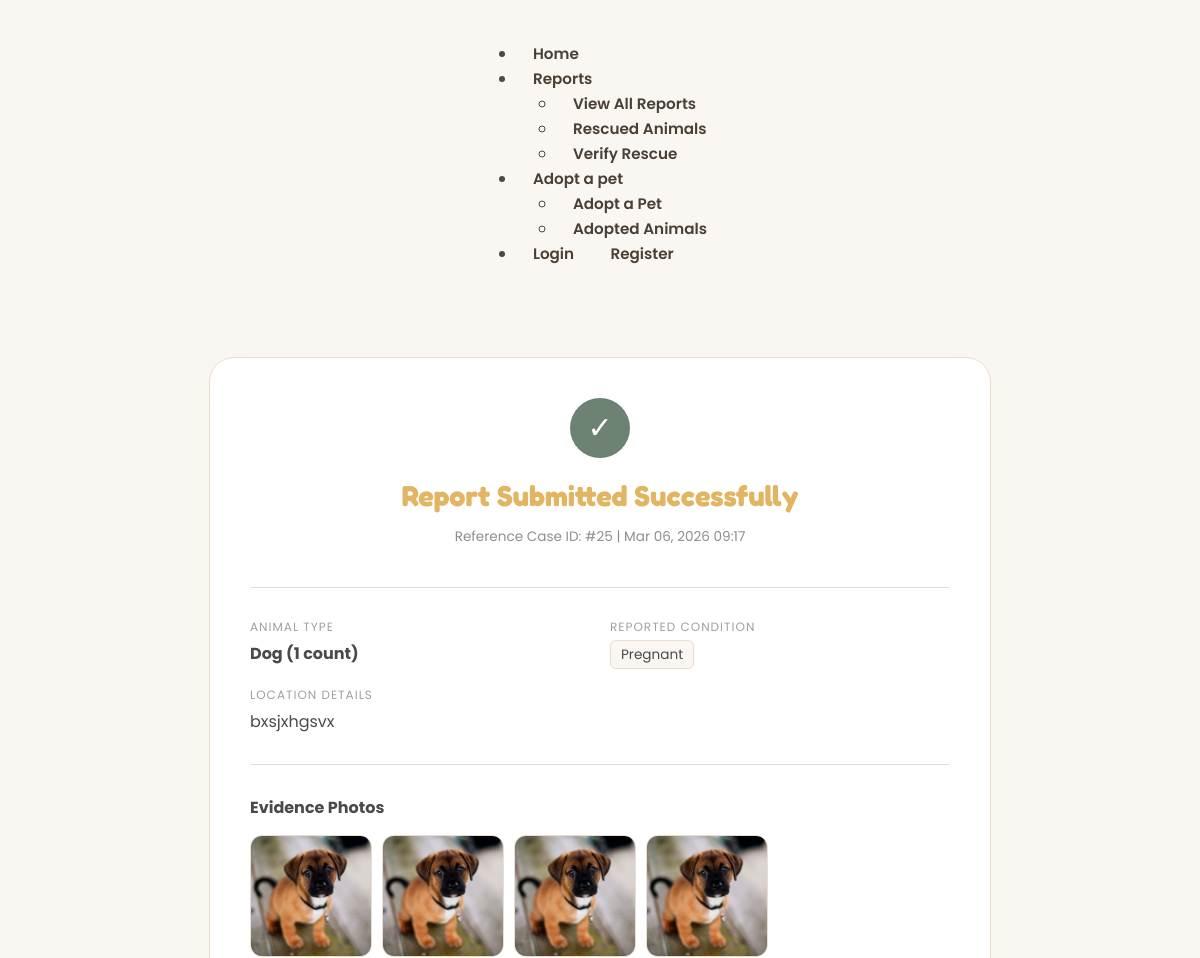
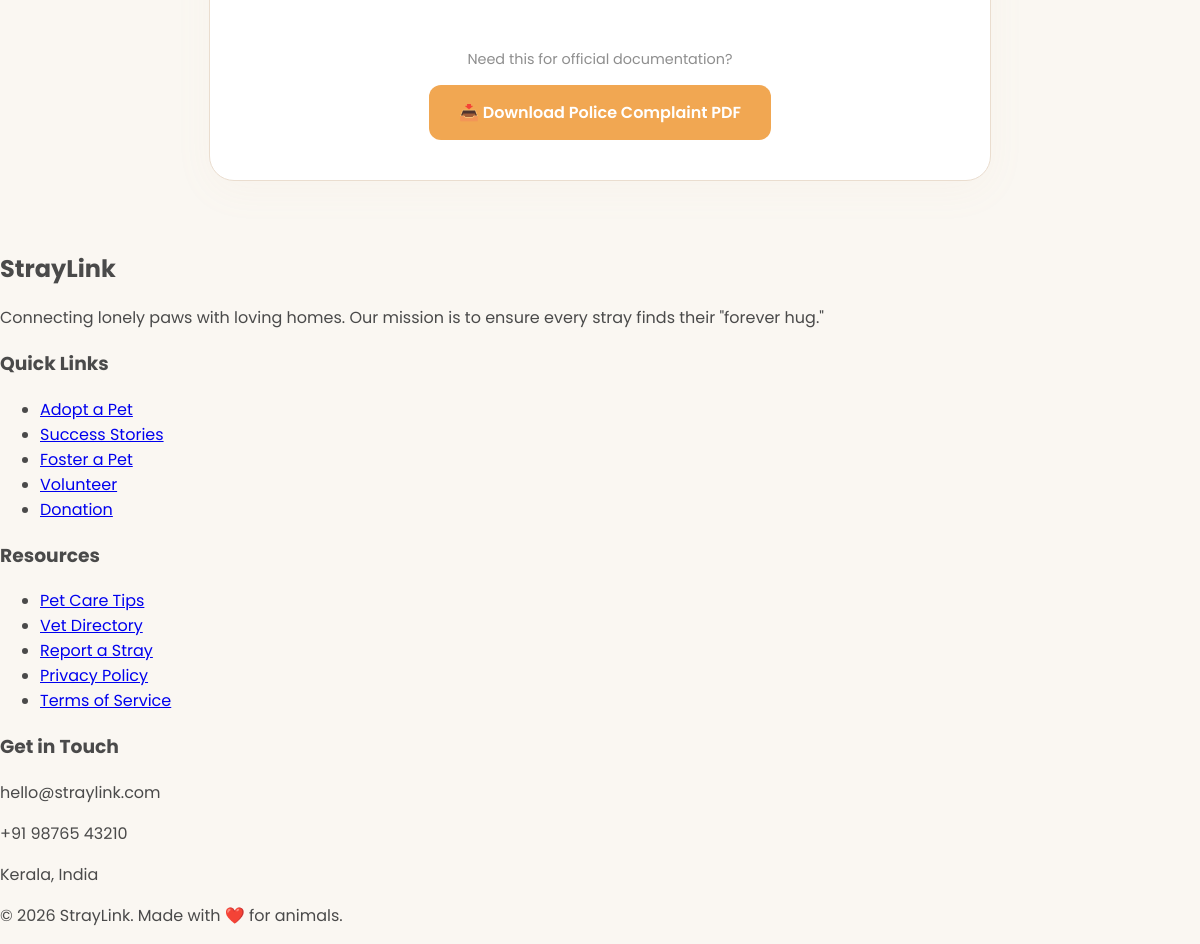
Page /report/success/25/ on the committed database (2 pictures, top to bottom).
### App/models.py (models this page shows, shortened)
class ReportSubmit(models.Model):
    ANIMAL_TYPE_CHOICES = [
        ('dog', 'Dog'),
        ('cat', 'Cat'),
        ('other', 'Other'),
    ]
    LOCATION_SOURCE_CHOICES = [
        ('manual', 'Manual'),
        ('gps', 'GPS'),
    ]
    STATUS_CHOICES = [
        ('pending', 'Pending'),
        ('in_progress', 'In Progress'),
        ('awaiting_verification', 'Awaiting Verification'),
        ('rescued', 'Rescued'),
    ]
    animal_type = models.CharField(max_length=10, choices=ANIMAL_TYPE_CHOICES)
    conditions = models.ManyToManyField(Condition, blank=True)
    animal_count = models.PositiveIntegerField(default=1)
    manual_location = models.CharField(
        max_length=255,
        help_text="Road name and nearby landmark"
    )
    auto_latitude = models.DecimalField(
        max_digits=9,
        decimal_places=6,
        blank=True,
        null=True
    )
    auto_longitude = models.DecimalField(
        max_digits=9,
        decimal_places=6,
        blank=True,
        null=True
    )
    location_source = models.CharField(
        max_length=10,
        choices=LOCATION_SOURCE_CHOICES,
        default='manual'
    )
    status = models.CharField(
        max_length=30,
        choices=STATUS_CHOICES,
        default='pending'
    )
    claimed_by = models.ForeignKey(
    User,
    on_delete=models.SET_NULL,
    null=True,
    blank=True,
    related_name='claimed_reports'
)
    claimed_at = models.DateTimeField(
        null=True,
        blank=True
)
    reporter = models.ForeignKey(
        User,
        on_delete=models.SET_NULL,
        null=True,
        blank=True
)
    user = models.ForeignKey(
        User,
        null=True,
        on_delete=models.CASCADE,
        related_name="reports"
)
    rescue_image = models.ImageField(
        upload_to="rescue_proof/",
        null=True,
        blank=True,
        help_text="Live photo of the animal at the center or safe-zone"
    )
    rescue_notes = models.TextField(blank=True, null=True, help_text="How was the rescue? Any immediate medical needs?")
    rescue_image = models.ImageField(upload_to="rescue_proof/", blank=True, null=True)
    is_verified_rescue = models.BooleanField(default=False)
    rescue_notes = models.TextField(
        null=True,
        blank=True,
        help_text="Details about the animal's current location and condition"
    )
    is_verified_rescue = models.BooleanField(default=False)
    verified_at = models.DateTimeField(null=True, blank=True)
    created_at = models.DateTimeField(default=timezone.now)

class Condition(models.Model):
    name = models.CharField(max_length=50, unique=True)
    def __str__(self):
        return self.name

class ReportImage(models.Model):
    report = models.ForeignKey(
        ReportSubmit,
        on_delete=models.CASCADE,
        related_name="images"
    )
    image = models.ImageField(upload_to="stray_photos/")
    uploaded_at = models.DateTimeField(auto_now_add=True)

### App/views.py (the view)
# urls.py: path('report/success/<int:report_id>/', views.ReportSuccess, name='ReportSuccess'),
def ReportSuccess(request, report_id):
    report = get_object_or_404(ReportSubmit, id=report_id)
    return render(request, 'ReportSuccess.html', {'report': report})

### App/templates/ReportSuccess.html (shortened to what this page needs)
{% load static %}
<!DOCTYPE html>
<html lang="en">
<head>
    <link rel="stylesheet" href="{% static 'css/reportsuccess.css' %}">
</head>
<body>
<nav class="navbar">
    <div class="nav-container">
        <ul class="nav-menu">
            <li><a href="{% url 'Home' %}" class="active">Home</a></li>
            <li class="has-dropdown">
                <a href="#">Reports </a>
                <ul class="dropdown">
                    <li><a href="{% url 'ReportList' %}">View All Reports</a></li>
                    <li><a href="{% url 'RescuedList' %}">Rescued Animals</a></li>
                    <li><a href="{% url 'VerifyRescue' %}">Verify Rescue</a></li>
                </ul>
            </li>
            <li class="has-dropdown">
                <a href="#">Adopt a pet</a>
                <ul class="dropdown">
                    <li><a href="{% url 'AnimalAdoptList' %}">Adopt a Pet</a></li>
                    <li><a href="{% url 'AdoptedList' %}">Adopted Animals</a></li>
                </ul>
            </li>
            <li class="user-auth-section">
                {% if user.is_authenticated %}
                    <div class="user-dropdown">
                        <a href="{% url 'UserProfile' %}" class="profile-link">
                            <span class="icon">👤</span> {{ user.username }}
                        </a>
                        <a href="{% url 'UserLogout' %}" class="logout-btn">Logout</a>
                    </div>
                {% else %}
                    <a href="{% url 'UserLogin' %}">Login</a>
                    <a href="{% url 'UserRegister' %}" class="register-btn">Register</a>
                {% endif %}
            </li>
        </ul>
    </div>
</nav>
    <div class="success-container">
        <div class="confirmation-card">
            <header class="header-section">
                <div class="check-icon">✓</div>
                <h1 style="color: rgb(226, 181, 98);">Report Submitted Successfully</h1>
                <p class="timestamp">Reference Case ID: #{{ report.id }} | {{ report.created_at|date:"M d, Y H:i" }}</p>
            </header>
            <div class="details-grid">
                <div class="detail-item">
                    <label>Animal Type</label>
                    <strong>{{ report.animal_type|title }} ({{ report.animal_count }} count)</strong>
                </div>
                <div class="detail-item">
                    <label>Reported Condition</label>
                    <div class="tags">
                        {% for c in report.conditions.all %}
                            <span class="tag">{{ c|title }}</span>
                        {% empty %} <span>No condition specified</span> {% endfor %}
                    </div>
                </div>
                <div class="detail-item full-width">
                    <label>Location Details</label>
                    <p>{{ report.manual_location }}</p>
                </div>
            </div>
            {% if report.images.all %}
            <div class="image-preview">
                <h3>Evidence Photos</h3>
                <div class="gallery">
                    {% for img in report.images.all %}
                        <img src="{{ img.image.url }}" alt="Proof">
                    {% endfor %}
                </div>
            </div>
            {% endif %}
            <div class="action-footer">
                <p class="action-note">Need this for official documentation?</p>
                <a href="{% url 'DownloadReportPDF' report.id %}" class="btn-pdf" style="background-color: rgb(241, 167, 82);">
                    📥 Download Police Complaint PDF
                </a>
            </div>
        </div>
    </div>
<footer class="main-footer">
    <div class="footer-container">
        <div class="footer-section about">
            <h2 class="footer-logo">Stray<span>Link</span></h2>
            <p>Connecting lonely paws with loving homes. Our mission is to ensure every stray finds their "forever hug."</p>
        </div>
        <div class="footer-section links">
            <h3>Quick Links</h3>
            <ul>
                <li><a href="#">Adopt a Pet</a></li>
                <li><a href="#">Success Stories</a></li>
                <li><a href="#">Foster a Pet</a></li>
                <li><a href="#">Volunteer</a></li>
                <li><a href="#">Donation</a></li>
            </ul>
        </div>
        <div class="footer-section links">
            <h3>Resources</h3>
            <ul>
                <li><a href="#">Pet Care Tips</a></li>
                <li><a href="#">Vet Directory</a></li>
                <li><a href="#">Report a Stray</a></li>
                <li><a href="#">Privacy Policy</a></li>
                <li><a href="#">Terms of Service</a></li>
            </ul>
        </div>
        <div class="footer-section contact">
            <h3>Get in Touch</h3>
            <p> hello@straylink.com</p>
            <p> +91 98765 43210</p>
            <p> Kerala, India</p>
        </div>
    </div>
    <div class="footer-bottom">
        <p>&copy; 2026 StrayLink. Made with ❤️ for animals.</p>
    </div>
</footer>
</body>
</html>

### App/static/css/reportsuccess.css (style rules this page uses)
:root { --clay: #b35d44; --clay-dark: #964a34; --sand: #faf7f2; --stone: #4a4a4a; --white: #ffffff; --border: #eaddcf; --warm-cream: #fdfaf5; --hope-orange: #ff9d6c; --heart-red: #e8635a; --leaf-green: #7ca982; --soft-text: #4a3f35; --ray-of-light: #fffcf0; --hug-shadow: 0 10px 30px rgba(74, 63, 53, 0.08); }
body { font-family: 'Poppins', sans-serif; background-color: var(--sand); margin: 0; color: var(--stone); }
nav { display: flex; justify-content: center; gap: 20px; padding: 25px; background: transparent; flex-wrap: wrap; }
nav a { text-decoration: none; color: var(--soft-text); font-weight: 600; font-size: 0.95rem; transition: all 0.3s ease; padding: 8px 16px; border-radius: 50px; }
.success-container { display: flex; justify-content: center; padding: 50px 20px; animation: fadeIn 0.6s ease-out; }
.confirmation-card { background: var(--white); max-width: 700px; width: 100%; border-radius: 25px; padding: 40px; border: 1px solid var(--border); box-shadow: 0 10px 40px #e0b9810d; }
.header-section { text-align: center; margin-bottom: 40px; }
.check-icon { width: 60px; height: 60px; background: #6d8272; color: white; font-size: 30px; line-height: 60px; border-radius: 50%; margin: 0 auto 20px; }
.header-section h1 { font-family: 'Fredoka', sans-serif; color: var(--clay); margin: 0; font-size: 1.8rem; }
.timestamp { font-size: 0.85rem; color: #8e8e8e; }
.details-grid { display: grid; grid-template-columns: 1fr 1fr; gap: 20px; border-top: 1px solid var(--border); border-bottom: 1px solid var(--border); padding: 30px 0; }
.detail-item label { display: block; font-size: 0.75rem; text-transform: uppercase; letter-spacing: 1px; color: #a0a0a0; margin-bottom: 5px; }
.detail-item strong, .detail-item p { font-size: 1rem; color: var(--stone); margin: 0; }
.full-width { grid-column: 1 / -1; }
.tag { background: var(--sand); padding: 4px 10px; border-radius: 6px; font-size: 0.85rem; margin-right: 5px; border: 1px solid var(--border); }
.image-preview { margin-top: 30px; }
.image-preview h3 { font-size: 1rem; color: var(--stone); margin-bottom: 15px; }
.gallery { display: flex; gap: 10px; overflow-x: auto; padding-bottom: 10px; }
.gallery img { height: 120px; width: 120px; object-fit: cover; border-radius: 12px; border: 1px solid var(--border); }
.action-footer { margin-top: 40px; text-align: center; }
.action-note { font-size: 0.9rem; color: #8e8e8e; margin-bottom: 15px; }
.btn-pdf { display: inline-block; background: var(--clay); color: white; padding: 15px 30px; border-radius: 12px; text-decoration: none; font-weight: 600; transition: all 0.3s ease; }

### rows in the picture
ReportSubmit: id "25", created_at "Mar 06, 2026 09:17", animal_type "Dog", animal_count "1", manual_location "bxsjxhgsvx"
Condition: name "Pregnant"
ReportImage: image (picture)
ReportImage: image (picture)
ReportImage: image (picture)
ReportImage: image (picture)
